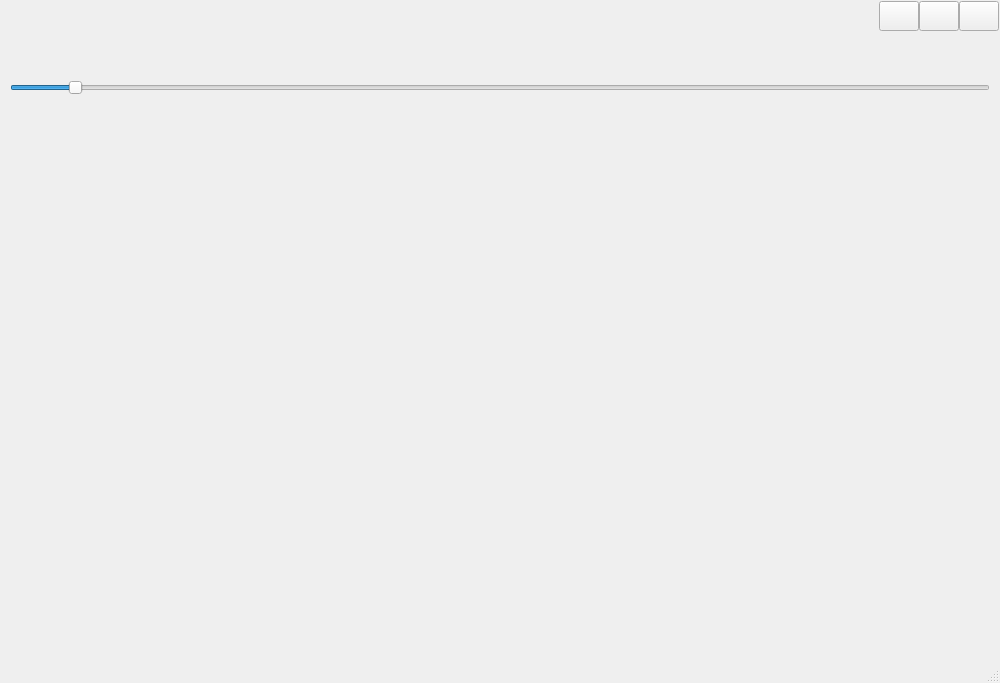
<?xml version="1.0" encoding="UTF-8"?>
<ui version="4.0">
 <class>tbsui</class>
 <widget class="QDialog" name="tbsui">
  <property name="geometry">
   <rect>
    <x>0</x>
    <y>0</y>
    <width>1000</width>
    <height>683</height>
   </rect>
  </property>
  <property name="sizePolicy">
   <sizepolicy hsizetype="Expanding" vsizetype="Expanding">
    <horstretch>0</horstretch>
    <verstretch>0</verstretch>
   </sizepolicy>
  </property>
  <property name="windowTitle">
   <string>Form</string>
  </property>
  <property name="layoutDirection">
   <enum>Qt::LeftToRight</enum>
  </property>
  <property name="sizeGripEnabled">
   <bool>true</bool>
  </property>
  <layout class="QVBoxLayout" name="verticalLayout">
   <property name="spacing">
    <number>0</number>
   </property>
   <property name="leftMargin">
    <number>1</number>
   </property>
   <property name="topMargin">
    <number>1</number>
   </property>
   <property name="rightMargin">
    <number>1</number>
   </property>
   <property name="bottomMargin">
    <number>1</number>
   </property>
   <item>
    <widget class="QWidget" name="widgetTitle" native="true">
     <property name="sizePolicy">
      <sizepolicy hsizetype="Preferred" vsizetype="Fixed">
       <horstretch>0</horstretch>
       <verstretch>0</verstretch>
      </sizepolicy>
     </property>
     <layout class="QHBoxLayout" name="horizontalLayout_2">
      <property name="spacing">
       <number>10</number>
      </property>
      <property name="leftMargin">
       <number>10</number>
      </property>
      <property name="topMargin">
       <number>0</number>
      </property>
      <property name="rightMargin">
       <number>0</number>
      </property>
      <property name="bottomMargin">
       <number>0</number>
      </property>
      <item>
       <widget class="QLabel" name="labIco">
        <property name="styleSheet">
         <string notr="true"/>
        </property>
        <property name="text">
         <string/>
        </property>
        <property name="alignment">
         <set>Qt::AlignCenter</set>
        </property>
       </widget>
      </item>
      <item>
       <widget class="QLabel" name="labTitle">
        <property name="styleSheet">
         <string notr="true"/>
        </property>
        <property name="text">
         <string/>
        </property>
        <property name="alignment">
         <set>Qt::AlignLeading|Qt::AlignLeft|Qt::AlignVCenter</set>
        </property>
       </widget>
      </item>
      <item>
       <widget class="QWidget" name="widgetTop" native="true">
        <layout class="QHBoxLayout" name="horizontalLayout_3">
         <property name="spacing">
          <number>0</number>
         </property>
         <property name="leftMargin">
          <number>0</number>
         </property>
         <property name="topMargin">
          <number>0</number>
         </property>
         <property name="rightMargin">
          <number>0</number>
         </property>
         <property name="bottomMargin">
          <number>0</number>
         </property>
        </layout>
       </widget>
      </item>
      <item>
       <spacer name="horizontalSpacer">
        <property name="orientation">
         <enum>Qt::Horizontal</enum>
        </property>
        <property name="sizeHint" stdset="0">
         <size>
          <width>40</width>
          <height>20</height>
         </size>
        </property>
       </spacer>
      </item>
      <item>
       <widget class="QWidget" name="widgetMenu" native="true">
        <layout class="QGridLayout" name="gridLayout_2">
         <property name="leftMargin">
          <number>0</number>
         </property>
         <property name="topMargin">
          <number>0</number>
         </property>
         <property name="rightMargin">
          <number>0</number>
         </property>
         <property name="bottomMargin">
          <number>0</number>
         </property>
         <property name="spacing">
          <number>0</number>
         </property>
         <item row="1" column="1" colspan="3">
          <spacer name="verticalSpacer">
           <property name="orientation">
            <enum>Qt::Vertical</enum>
           </property>
           <property name="sizeHint" stdset="0">
            <size>
             <width>20</width>
             <height>40</height>
            </size>
           </property>
          </spacer>
         </item>
         <item row="0" column="1">
          <widget class="QPushButton" name="btnMenu_Min">
           <property name="sizePolicy">
            <sizepolicy hsizetype="Minimum" vsizetype="Expanding">
             <horstretch>0</horstretch>
             <verstretch>0</verstretch>
            </sizepolicy>
           </property>
           <property name="minimumSize">
            <size>
             <width>30</width>
             <height>30</height>
            </size>
           </property>
           <property name="cursor">
            <cursorShape>ArrowCursor</cursorShape>
           </property>
           <property name="focusPolicy">
            <enum>Qt::NoFocus</enum>
           </property>
           <property name="toolTip">
            <string>最小化</string>
           </property>
           <property name="text">
            <string/>
           </property>
          </widget>
         </item>
         <item row="0" column="3">
          <widget class="QPushButton" name="btnMenu_Close">
           <property name="sizePolicy">
            <sizepolicy hsizetype="Minimum" vsizetype="Expanding">
             <horstretch>0</horstretch>
             <verstretch>0</verstretch>
            </sizepolicy>
           </property>
           <property name="minimumSize">
            <size>
             <width>30</width>
             <height>30</height>
            </size>
           </property>
           <property name="cursor">
            <cursorShape>ArrowCursor</cursorShape>
           </property>
           <property name="focusPolicy">
            <enum>Qt::NoFocus</enum>
           </property>
           <property name="toolTip">
            <string>关闭</string>
           </property>
           <property name="text">
            <string/>
           </property>
          </widget>
         </item>
         <item row="0" column="2">
          <widget class="QPushButton" name="btnMenu_Max">
           <property name="sizePolicy">
            <sizepolicy hsizetype="Minimum" vsizetype="Expanding">
             <horstretch>0</horstretch>
             <verstretch>0</verstretch>
            </sizepolicy>
           </property>
           <property name="minimumSize">
            <size>
             <width>30</width>
             <height>30</height>
            </size>
           </property>
           <property name="focusPolicy">
            <enum>Qt::NoFocus</enum>
           </property>
           <property name="text">
            <string/>
           </property>
          </widget>
         </item>
        </layout>
       </widget>
      </item>
     </layout>
    </widget>
   </item>
   <item>
    <widget class="QStackedWidget" name="stackedWidget">
     <property name="styleSheet">
      <string notr="true"/>
     </property>
     <property name="currentIndex">
      <number>0</number>
     </property>
     <widget class="QWidget" name="page2">
      <layout class="QGridLayout" name="gridLayout_4">
       <item row="0" column="0">
        <widget class="QSlider" name="sli_H">
         <property name="sizePolicy">
          <sizepolicy hsizetype="Expanding" vsizetype="Fixed">
           <horstretch>0</horstretch>
           <verstretch>0</verstretch>
          </sizepolicy>
         </property>
         <property name="minimum">
          <number>6</number>
         </property>
         <property name="maximum">
          <number>72</number>
         </property>
         <property name="value">
          <number>10</number>
         </property>
         <property name="sliderPosition">
          <number>10</number>
         </property>
         <property name="orientation">
          <enum>Qt::Horizontal</enum>
         </property>
        </widget>
       </item>
       <item row="1" column="0">
        <widget class="QWidget" name="UpdateWdiget" native="true">
         <property name="enabled">
          <bool>true</bool>
         </property>
         <property name="sizePolicy">
          <sizepolicy hsizetype="Expanding" vsizetype="Expanding">
           <horstretch>0</horstretch>
           <verstretch>0</verstretch>
          </sizepolicy>
         </property>
         <layout class="QGridLayout" name="gridLayout" columnstretch="0"/>
        </widget>
       </item>
      </layout>
     </widget>
    </widget>
   </item>
  </layout>
 </widget>
 <resources/>
 <connections/>
</ui>
